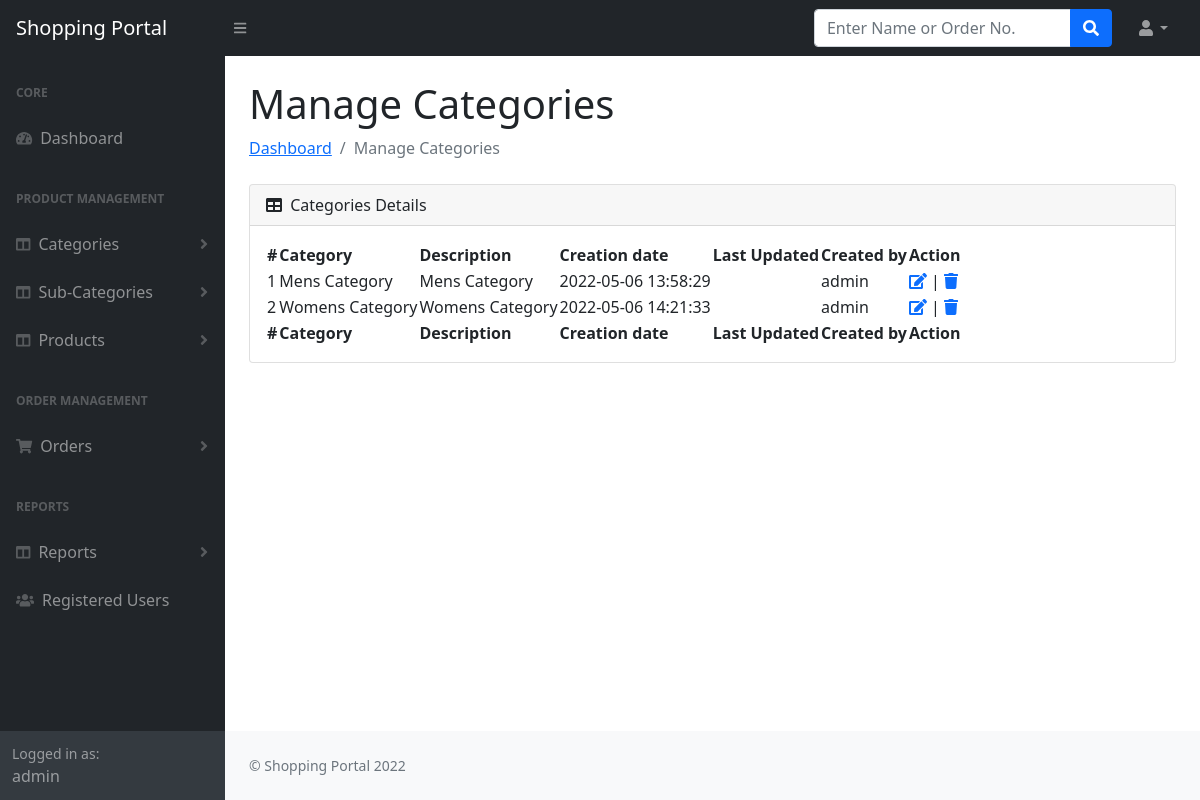
The app's page /admin/manage-categories.php (signed in) with its own data.
### tables this page shows
CREATE TABLE `category` (
  `id` int(11) NOT NULL,
  `categoryName` varchar(255) DEFAULT NULL,
  `categoryDescription` longtext DEFAULT NULL,
  `creationDate` timestamp NOT NULL DEFAULT current_timestamp(),
  `updationDate` timestamp NULL DEFAULT NULL ON UPDATE current_timestamp(),
  `createdBy` int(11) DEFAULT NULL
);

### admin/manage-categories.php (the view, shortened to what this page needs)
<?php session_start();
include_once('includes/config.php');
if(strlen( $_SESSION["aid"])==0)
{
header('location:logout.php');
} else {
?>
<!DOCTYPE html>
<html lang="en">
    <head>
        <link href="https://cdn.jsdelivr.net/npm/simple-datatables@latest/dist/style.css" rel="stylesheet" />
        <link href="css/styles.css" rel="stylesheet" />
    </head>
    <body class="sb-nav-fixed">
 <?php include_once('includes/header.php');?>
        <div id="layoutSidenav">
       <?php include_once('includes/sidebar.php');?>
            <div id="layoutSidenav_content">
                <main>
                    <div class="container-fluid px-4">
                        <h1 class="mt-4">Manage Categories</h1>
                        <ol class="breadcrumb mb-4">
                            <li class="breadcrumb-item"><a href="dashboard.php">Dashboard</a></li>
                            <li class="breadcrumb-item active">Manage Categories</li>
                        </ol>
                        <div class="card mb-4">
                            <div class="card-header">
                                <i class="fas fa-table me-1"></i>
                               Categories Details
                            </div>
                            <div class="card-body">
                                <table id="datatablesSimple">
                                    <thead>
                                        <tr>
                                            <th>#</th>
                                            <th>Category</th>
                                            <th>Description</th>
                                            <th>Creation date</th>
                                            <th>Last Updated</th>
                                            <th>Created by</th>
                                            <th>Action</th>
                                        </tr>
                                    </thead>
                                    <tfoot>
                                        <tr>
                                        <th>#</th>
                                            <th>Category</th>
                                            <th>Description</th>
                                            <th>Creation date</th>
                                            <th>Last Updated</th>
                                            <th>Created by</th>
                                            <th>Action</th>
                                        </tr>
                                    </tfoot>
                                    <tbody>
<?php $query=mysqli_query($con,"select category.id as catid,category.categoryName,category.categoryDescription,category.creationDate,category.updationDate,tbladmin.username from category join tbladmin on tbladmin.id=category.createdBy");
$cnt=1;
while($row=mysqli_fetch_array($query))
{
?>
                                <tr>
                                            <td><?php echo htmlentities($cnt);?></td>
                                            <td><?php echo htmlentities($row['categoryName']);?></td>
                                            <td><?php echo htmlentities($row['categoryDescription']);?></td>
                                            <td> <?php echo htmlentities($row['creationDate']);?></td>
                                            <td><?php echo htmlentities($row['updationDate']);?></td>
                                            <td><?php echo htmlentities($row['username']);?></td>
                                            <td>
                                            <a href="edit-category.php?id=<?php echo $row['catid']?>"><i class="fas fa-edit"></i></a> |
                                            <a href="manage-categories.php?id=<?php echo $row['catid']?>&del=delete" onClick="return confirm('Are you sure you want to delete?')"><i class="fa fa-trash" aria-hidden="true"></i></a></td>
                                        </tr>
                                        <?php $cnt=$cnt+1; } ?>
                                    </tbody>
                                </table>
                            </div>
                        </div>
                    </div>
                </main>
<?php include_once('includes/footer.php');?>
            </div>
        </div>
    </body>
</html>
<?php } ?>

### records on screen
category: categoryName "Mens Category", categoryDescription "Mens Category", creationDate "2022-05-06 13:58:29", tbladmin.username "admin"
category: categoryName "Womens Category", categoryDescription "Womens Category", creationDate "2022-05-06 14:21:33", tbladmin.username "admin"

### other values on screen
$_SESSION['alogin'] "admin"
